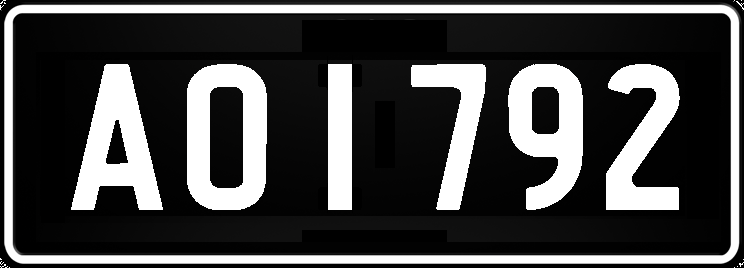
#> input picture plaka.png, 744 x 268 px
$ python plaka_HW.py
#> lines starting #> are read from the running program, lines starting #| are printed output that depends on the picture; after the words box and inside, x2 and y2 are one past the last pixel; in counts of white or black regions, pixels touching at a corner belong together

import cv2
import numpy as np

img = cv2.imread('plaka.png', 0).astype(float) // 255
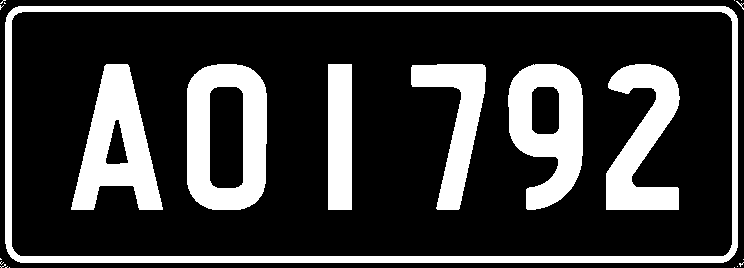
#> img: shape (268, 744) float64; values 0 (black) and 1 (white), 23.9% white; 22 white regions (15 under 20 px), largest, box (x1, y1, x2, y2) and area: (5, 6, 738, 263) 12543, (187, 64, 267, 210) 7507, (71, 64, 163, 210) 6957


kernel = np.array([[0,1,0],[1,1,1],[0,1,0]])
dilation = img.copy()


for i in range(1, img.shape[0] - 1):
    for j in range(1, img.shape[1] - 1):
        # dilated_pixel = np.min(img[i-1:i+2, j-1:j+2] * kernel)
        dilated_pixel = \
            img[i - 1][j - 1] * kernel[0][0] + \
            img[i - 1][j] * kernel[0][1] + \
            img[i - 1][j + 1] * kernel[0][2] + \
            img[i][j - 1] * kernel[1][0] + \
            img[i][j] * kernel[1][1] + \
            img[i][j + 1] * kernel[1][2] + \
            img[i + 1][j - 1] * kernel[2][0] + \
            img[i + 1][j] * kernel[2][1] + \
            img[i + 1][j + 1] * kernel[2][2]
        if dilated_pixel > 0:
            dilation[i][j] = 1
        else:
            dilation[i][j] = 0
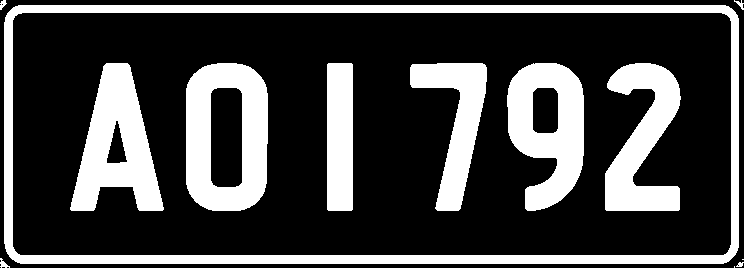
#> dilation: shape (268, 744) float64; values 0 (black) and 1 (white), 27.3% white; 13 white regions (2 under 20 px), largest, box (x1, y1, x2, y2) and area: (4, 5, 739, 264) 16379, (186, 63, 268, 211) 8133, (70, 63, 164, 211) 7504


masked = cv2.bitwise_xor(img,dilation,mask = None)
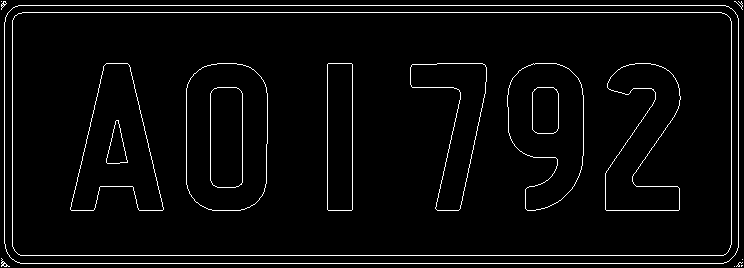
#> masked: shape (268, 744) float64; values 0 (black) and 1 (white), 3.4% white in thin lines or dots

cv2.imshow('Original Image', img)
cv2.imshow('Masked', masked)
cv2.waitKey(0)
cv2.destroyAllWindows()
